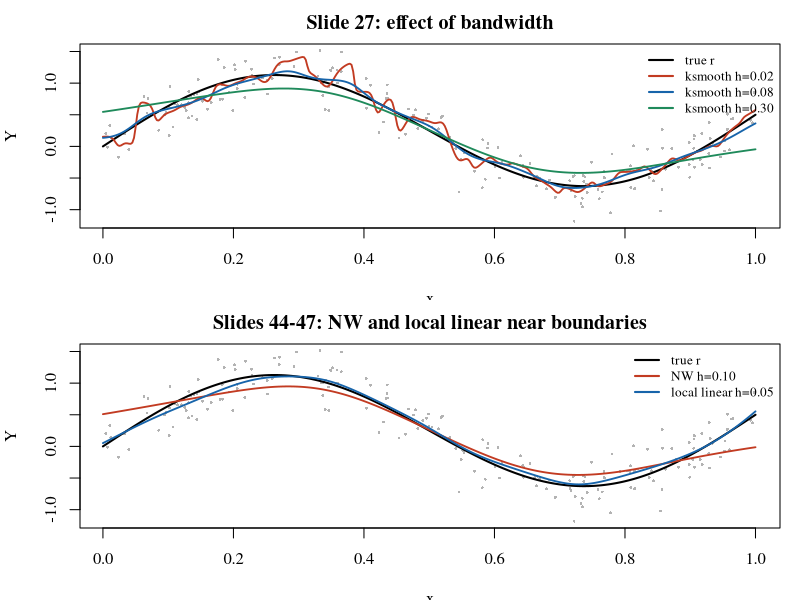
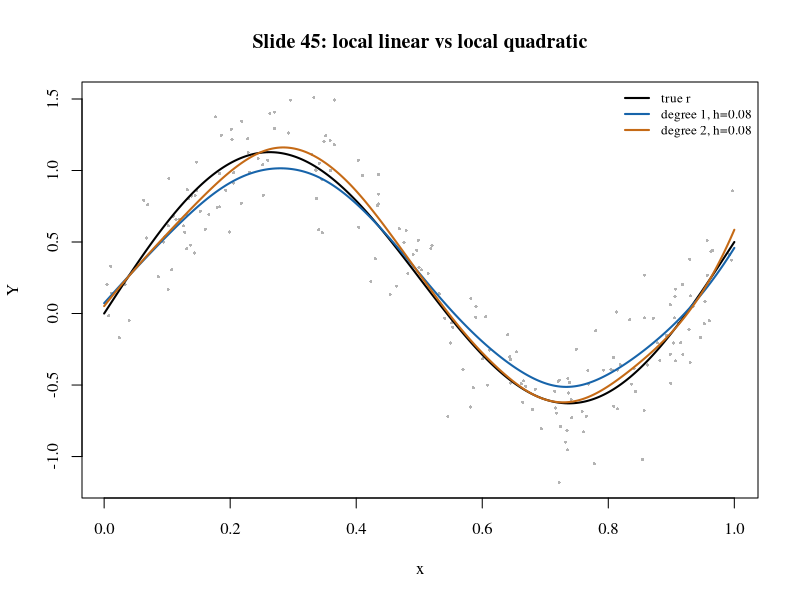

These charts were generated, in order, by the following R code:
# Reproduce the Chapter 3 simulation examples on slide pages 26-28 and 44-47.
set.seed(2025)
n <- 200
X <- sort(runif(n))
r <- function(x) sin(2 * pi * x) + 0.5 * x
Y <- r(X) + rnorm(n, sd = 0.25)
xx <- seq(0, 1, length.out = 400)

nw <- function(x, x_data, y_data, h) {
  k <- dnorm((x_data - x) / h)
  sum(k * y_data) / sum(k)
}
loc_lin <- function(x, x_data, y_data, h) {
  u <- x_data - x
  k <- dnorm(u / h)
  s0 <- sum(k)
  s1 <- sum(k * u)
  s2 <- sum(k * u^2)
  t0 <- sum(k * y_data)
  t1 <- sum(k * u * y_data)
  (s2 * t0 - s1 * t1) / (s0 * s2 - s1^2)
}

# Slide 27 calls ksmooth with its bandwidth argument.
h_display <- c(0.02, 0.08, 0.30)
ks_fits <- lapply(h_display, function(h)
  ksmooth(X, Y, kernel = "normal", bandwidth = h, x.points = xx)$y)

# Slide 28's Gaussian formula and bandwidth grid.
h_grid <- seq(0.01, 0.30, length.out = 40)
cv <- vapply(h_grid, function(h) {
  residual <- vapply(seq_along(X), function(i) {
    fit <- nw(X[i], X[-i], Y[-i], h)
    Y[i] - fit
  }, numeric(1))
  mean(residual^2)
}, numeric(1))
h_cv <- h_grid[which.min(cv)]

point <- c(0, 0.5, 1)
point_table <- data.frame(
  x = point,
  true_r = r(point),
  NW_h_0.10 = vapply(point, nw, numeric(1), X, Y, h = 0.10),
  LL_h_0.05 = vapply(point, loc_lin, numeric(1), X, Y, h = 0.05)
)
cat("n =", n, "\n")
cat("CV best h =", format(h_cv, digits = 7),
    "; CV =", format(min(cv), digits = 7), "\n")
print(point_table, row.names = FALSE, digits = 7)

# Intermediate sums for the worked calculation at x=0.
x0 <- 0
k_nw <- dnorm((X - x0) / 0.10)
cat("NW at x=0: numerator =", format(sum(k_nw * Y), digits = 9),
    "; denominator =", format(sum(k_nw), digits = 9), "\n")
u_ll <- X - x0
k_ll <- dnorm(u_ll / 0.05)
s <- vapply(0:2, function(j) sum(k_ll * u_ll^j), numeric(1))
t <- vapply(0:1, function(j) sum(k_ll * u_ll^j * Y), numeric(1))
cat("LL at x=0: S0,S1,S2 =", paste(format(s, digits = 9), collapse = ", "),
    "; T0,T1 =", paste(format(t, digits = 9), collapse = ", "), "\n")
cat("LL at x=0: numerator =", format(s[3] * t[1] - s[2] * t[2], digits = 9),
    "; denominator =", format(s[1] * s[3] - s[2]^2, digits = 9), "\n")
loo_first <- nw(X[1], X[-1], Y[-1], h_cv)
cat("CV first row: X1 =", format(X[1], digits = 9),
    "; Y1 =", format(Y[1], digits = 9),
    "; leave-one-out prediction =", format(loo_first, digits = 9),
    "; squared residual =", format((Y[1] - loo_first)^2, digits = 9), "\n")

# Slide 45: compare local-linear and local-quadratic package fits.
fit_ll_pkg <- KernSmooth::locpoly(X, Y, degree = 1,
                                 bandwidth = 0.08, gridsize = 400,
                                 range.x = c(0, 1))
fit_lq_pkg <- KernSmooth::locpoly(X, Y, degree = 2,
                                 bandwidth = 0.08, gridsize = 400,
                                 range.x = c(0, 1))
package_table <- data.frame(
  x = point, true_r = r(point),
  local_linear = approx(fit_ll_pkg$x, fit_ll_pkg$y, xout = point)$y,
  local_quadratic = approx(fit_lq_pkg$x, fit_lq_pkg$y, xout = point)$y
)
cat("KernSmooth::locpoly, bandwidth 0.08:\n")
print(package_table, row.names = FALSE, digits = 7)

pdf("Final_Exam_Regression_SlideSimulation.pdf", width = 7.1, height = 7.7)
par(mfrow = c(2, 1), family = "serif", mar = c(3.6, 4, 2.2, 1))
plot(X, Y, pch = 16, cex = 0.38, col = "gray70",
     xlab = "x", ylab = "Y", main = "Slide 27: effect of bandwidth")
lines(xx, r(xx), lwd = 2)
cols <- c("#C23B22", "#1764AA", "#1F8A5B")
for (j in seq_along(ks_fits)) lines(xx, ks_fits[[j]], col = cols[j], lwd = 1.8)
legend("topright", c("true r", sprintf("ksmooth h=%.2f", h_display)),
       col = c("black", cols), lwd = 2, bty = "n", cex = 0.8)

plot(X, Y, pch = 16, cex = 0.38, col = "gray70",
     xlab = "x", ylab = "Y", main = "Slides 44-47: NW and local linear near boundaries")
lines(xx, r(xx), lwd = 2)
lines(xx, vapply(xx, nw, numeric(1), X, Y, h = 0.10),
      col = "#C23B22", lwd = 1.8)
lines(xx, vapply(xx, loc_lin, numeric(1), X, Y, h = 0.05),
      col = "#1764AA", lwd = 1.8)
legend("topright", c("true r", "NW h=0.10", "local linear h=0.05"),
       col = c("black", "#C23B22", "#1764AA"), lwd = 2,
       bty = "n", cex = 0.8)
dev.off()

pdf("Final_Exam_Regression_LocalPolynomials.pdf", width = 7.1, height = 4.2)
par(family = "serif")
plot(X, Y, pch = 16, cex = 0.42, col = "gray70",
     xlab = "x", ylab = "Y",
     main = "Slide 45: local linear vs local quadratic")
lines(xx, r(xx), lwd = 2)
lines(fit_ll_pkg$x, fit_ll_pkg$y, col = "#1764AA", lwd = 2)
lines(fit_lq_pkg$x, fit_lq_pkg$y, col = "#C56A16", lwd = 2)
legend("topright", c("true r", "degree 1, h=0.08", "degree 2, h=0.08"),
       col = c("black", "#1764AA", "#C56A16"), lwd = 2,
       bty = "n", cex = 0.8)
dev.off()
